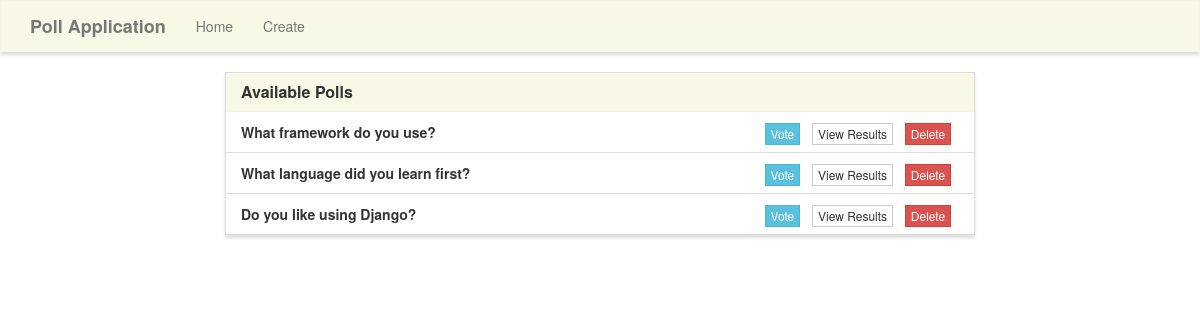
The page / on the database its author committed.
### poll/models.py (models this page shows, shortened)
class Poll(models.Model):
    question = models.TextField()
    option_one = models.CharField(max_length=30)
    option_two = models.CharField(max_length=30)
    option_three = models.CharField(max_length=30)
    option_one_count = models.IntegerField(default=0)
    option_two_count = models.IntegerField(default=0)
    option_three_count = models.IntegerField(default=0)

### poll/views.py (the view)
# urls.py: 2. Add a URL to urlpatterns:  path('', views.home, name='home')
def home(request):
    polls=Poll.objects.all()
    context = {
        'polls': polls,
    }
    return render(request,'poll/home.html', context)

### poll/templates/poll/home.html (shortened to what this page needs)
{% extends "poll/base.html" %}
{% block main %}
<div class="row">
    <div class="col-lg-8 col-lg-offset-2">
        <div class="panel panel-default">
            <div class="panel-heading">
                <h3 class="panel-title">Available Polls</h3>
            </div>
            <ul class="list-group">
                {% for poll in polls %}
                <li class="list-group-item">
                    <strong>{{ poll.question}}</strong>
                    <span class="pull-right">
                        <a href="{% url 'vote' poll.id %}" class="btn btn-info btn-xs">Vote</a> &nbsp;
                        <a href="{% url 'results' poll.id %}" class="btn btn-default btn-xs">View Results</a> &nbsp;
                        <a href="{% url 'delete' id=poll.id %}" class="btn btn-danger btn-xs">Delete</a> &nbsp;
                    </span>
                </li>
                {% endfor %}
            </ul>
        </div>
    </div>
</div>
{% endblock %}

### poll/static/style.css (style rules this page uses)
.navbar-default, .btn, .form-control, .panel { border-radius: 0; }
.panel-default > .panel-heading { color: #333; background-color: rgba(245, 245, 220, .7); border-color: rgba(245, 245, 220, .6); border-top-left-radius: 0; border-top-right-radius: 0; }
.panel { box-shadow: 0px 3px 3px 0px #ddd; }
a.navbar-brand, .panel-title { font-weight: bolder; }

### rows shown on the page
Poll: question "What framework do you use?"
Poll: question "What language did you learn first?"
Poll: question "Do you like using Django?"
